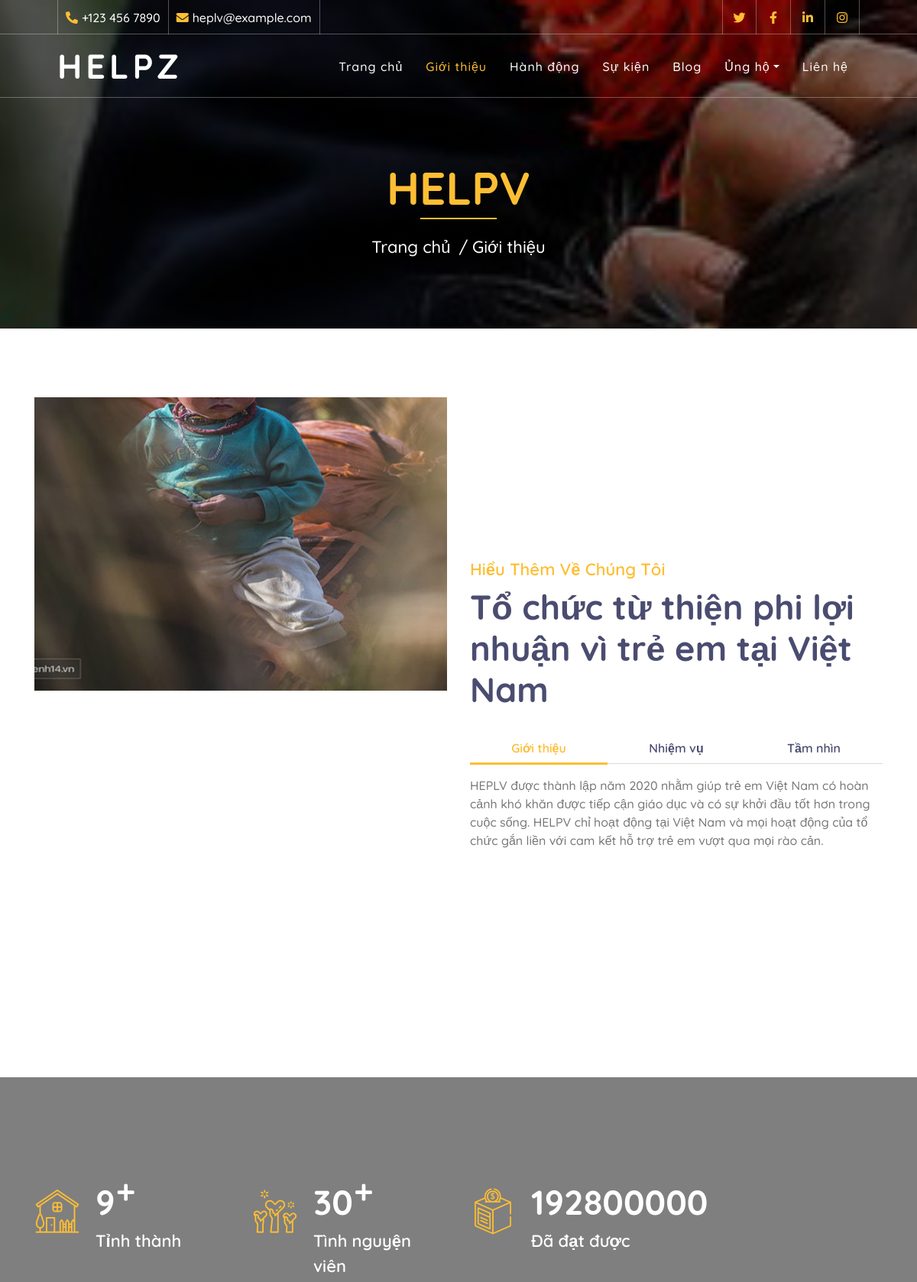
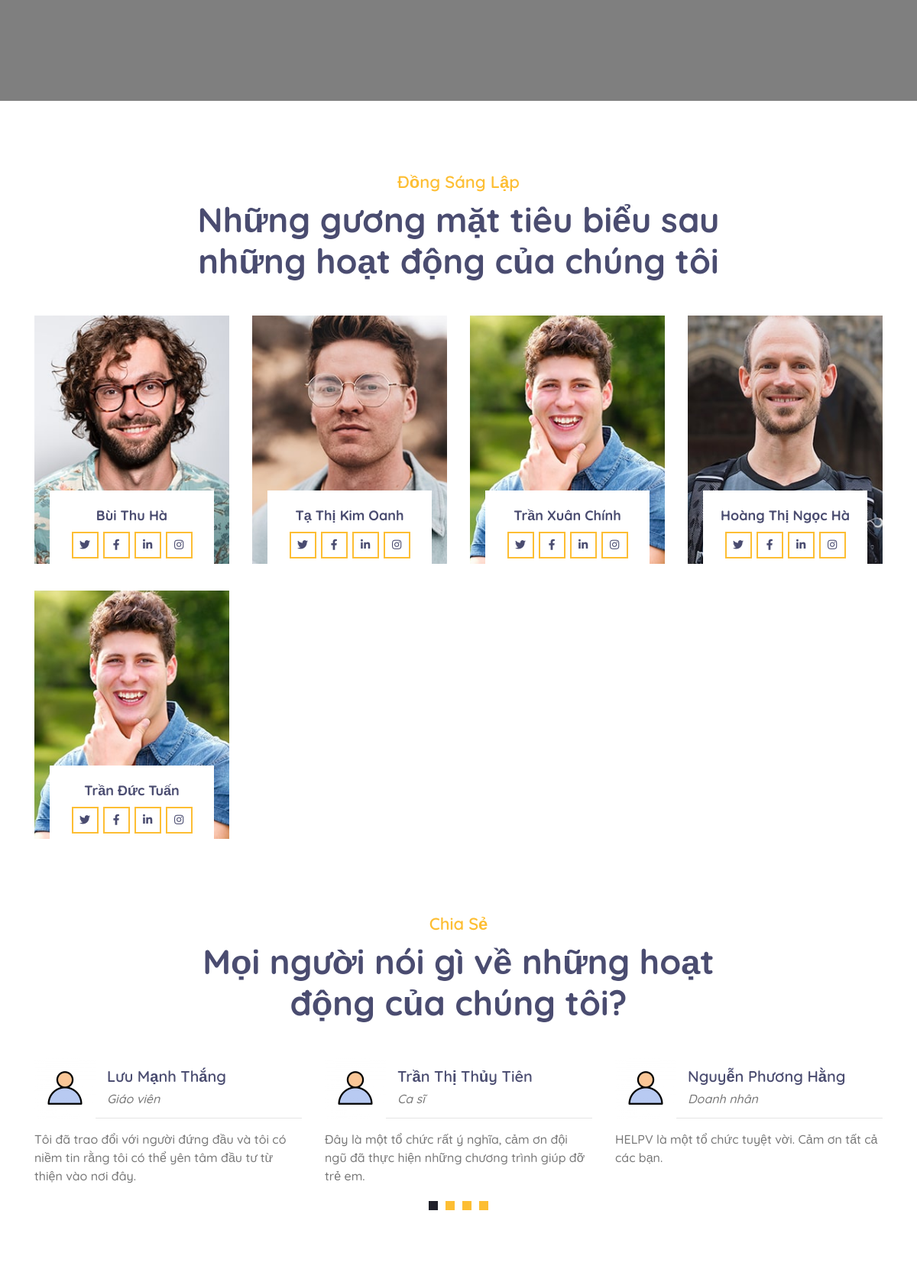
Page /about.php (upper part) on the committed database (2 pictures, top to bottom).
### tables this page shows
CREATE TABLE `tbl_chia_se_user` (
  `id_chia_se` int(11) NOT NULL,
  `ten` varchar(50) NOT NULL,
  `email` text DEFAULT NULL,
  `nghe_nghiep` varchar(50) DEFAULT NULL,
  `loi_nhan` text NOT NULL,
  `id_admin` int(11) NOT NULL DEFAULT 1
);

### about.php (the view, shortened to what this page needs)
<!DOCTYPE html>
<html lang="en">
    <head>
        <link href="https://stackpath.bootstrapcdn.com/bootstrap/4.4.1/css/bootstrap.min.css" rel="stylesheet">
        <link href="https://cdnjs.cloudflare.com/ajax/libs/font-awesome/5.10.0/css/all.min.css" rel="stylesheet">
        <link href="lib/flaticon/font/flaticon.css" rel="stylesheet">
        <link href="lib/animate/animate.min.css" rel="stylesheet">
        <link href="lib/owlcarousel/assets/owl.carousel.min.css" rel="stylesheet">
        <link href="css/style.css" rel="stylesheet">
    </head>
    <body>
        <div class="top-bar d-none d-md-block">
            <div class="container-fluid">
                <div class="row">
                    <div class="col-md-8">
                        <div class="top-bar-left">
                            <div class="text">
                                <i class="fa fa-phone-alt"></i>
                                <p>+123 456 7890</p>
                            </div>
                            <div class="text">
                                <i class="fa fa-envelope"></i>
                                <p>heplv@example.com</p>
                            </div>
                        </div>
                    </div>
                    <div class="col-md-4">
                        <div class="top-bar-right">
                            <div class="social">
                                <a href=""><i class="fab fa-twitter"></i></a>
                                <a href=""><i class="fab fa-facebook-f"></i></a>
                                <a href=""><i class="fab fa-linkedin-in"></i></a>
                                <a href=""><i class="fab fa-instagram"></i></a>
                            </div>
                        </div>
                    </div>
                </div>
            </div>
        </div>
        <div class="navbar navbar-expand-lg bg-dark navbar-dark">
            <div class="container-fluid">
                <a href="index.php" class="navbar-brand">Helpz</a>
                <div class="collapse navbar-collapse justify-content-between" id="navbarCollapse">
                    <div class="navbar-nav ml-auto">
                        <a href="index.php" class="nav-item nav-link">Trang chủ</a>
                        <a href="about.php" class="nav-item nav-link active">Giới thiệu</a>
                        <a href="causes.php" class="nav-item nav-link">Hành động</a>
                        <a href="event.php" class="nav-item nav-link">Sự kiện</a>
                        <a href="blog.php" class="nav-item nav-link">Blog</a>
                        <div class="nav-item dropdown">
                            <a href="#" class="nav-link dropdown-toggle" data-toggle="dropdown">Ủng hộ</a>
                        </div>
                        <a href="contact.php" class="nav-item nav-link">Liên hệ</a>
                    </div>
                </div>
            </div>
        </div>
        <div class="page-header">
            <div class="container">
                <div class="row">
                    <div class="col-12">
                        <h2>HELPV</h2>
                    </div>
                    <div class="col-12">
                        <a href="index.php">Trang chủ</a>
                        <a href="about.php">Giới thiệu</a>
                    </div>
                </div>
            </div>
        </div>
        <div class="about">
            <div class="container">
                <div class="row align-items-center">
                    <div class="col-lg-6">
                        <div class="about-img" data-parallax="scroll" data-image-src="img/about.jpg"></div>
                    </div>
                    <div class="col-lg-6">
                        <div class="section-header">
                            <p>Hiểu thêm về chúng tôi</p>
                            <h2>Tổ chức từ thiện phi lợi nhuận vì trẻ em tại Việt Nam</h2>
                        </div>
                        <div class="about-tab">
                            <ul class="nav nav-pills nav-justified">
                                <li class="nav-item">
                                    <a class="nav-link active" data-toggle="pill" href="#tab-content-1">Giới thiệu</a>
                                </li>
                                <li class="nav-item">
                                    <a class="nav-link" data-toggle="pill" href="#tab-content-2">Nhiệm vụ</a>
                                </li>
                                <li class="nav-item">
                                    <a class="nav-link" data-toggle="pill" href="#tab-content-3">Tầm nhìn</a>
                                </li>
                            </ul>
                            <div class="tab-content">
                                <div id="tab-content-1" class="container tab-pane active">
                                    HEPLV được thành lập năm 2020 nhằm giúp trẻ em Việt Nam có hoàn cảnh khó khăn được tiếp cận giáo dục và có sự khởi đầu tốt hơn trong cuộc sống. HELPV chỉ hoạt động tại Việt Nam và mọi hoạt động của tổ chức gắn liền với cam kết hỗ trợ trẻ em vượt qua mọi rào cản.
                                </div>
                            </div>
                        </div>
                    </div>
                </div>
            </div>
        </div>
        <?php
                 include('config.php');
          $sql1 = "SELECT DISTINCT(dia_diem) FROM `tbl_su_kien`";
          $sql2 = "SELECT DISTINCT(id_tnv) FROM `tbl_tinh_nguyen_vien`";
          $sql3 = "SELECT sum(so_tien_ung_ho) as 'Total' FROM `tbl_su_kien`";
          $noi_dung_sk = mysqli_query($ket_noi,$sql1);
          $noi_dung_tnv = mysqli_query($ket_noi,$sql2);
           $noi_dung_total = mysqli_query($ket_noi,$sql3);
          $so_luong_dd = mysqli_num_rows($noi_dung_sk);
          $so_luong_tnv = mysqli_num_rows($noi_dung_tnv);
          $row = mysqli_fetch_array($noi_dung_total);
            ;?>
        <div class="facts" data-parallax="scroll" data-image-src="img/facts.jpg">
            <div class="container">
                <div class="row">
                    <div class="col-lg-3 col-md-6">
                        <div class="facts-item">
                            <i class="flaticon-home"></i>
                            <div class="facts-text">
                                <h3 class="facts-plus" data-toggle="counter-up"><?php echo $so_luong_dd;?></h3>
                                <p>Tỉnh thành</p>
                            </div>
                        </div>
                    </div>
                    <div class="col-lg-3 col-md-6">
                        <div class="facts-item">
                            <i class="flaticon-charity"></i>
                            <div class="facts-text">
                                <h3 class="facts-plus" data-toggle="counter-up"><?php echo $so_luong_tnv;?></h3>
                                <p>Tình nguyện viên</p>
                            </div>
                        </div>
                    </div>
                    <div class="col-lg-3 col-md-6">
                        <div class="facts-item">
                            <i class="flaticon-donation"></i>
                            <div class="facts-text">
                                <h3 data-toggle="counter-up"><?php echo $row['Total'];?></h3>
                                <p>Đã đạt được</p>
                            </div>
                        </div>
                    </div>
                </div>
            </div>
        </div>
        <div class="team">
            <div class="container">
                <div class="section-header text-center">
                    <p>Đồng sáng lập</p>
                    <h2>Những gương mặt tiêu biểu sau những hoạt động của chúng tôi</h2>
                </div>
                <div class="row">
                <?php
                include('config.php');
                $sql="SELECT * FROM tbl_admin";
                $noi_dung=mysqli_query($ket_noi,$sql);
                while($row=mysqli_fetch_array($noi_dung))
                {
                    ;?>
                    <div class="col-lg-3 col-md-6">
                        <div class="team-item">
                            <div class="team-img">
                                <img src="<?php echo $row["image"];?>" alt="Team Image">
                            </div>
                            <div class="team-text">
                                <h2><?php echo $row["ten"];?></h2>
                                <div class="team-social">
                                    <a href=""><i class="fab fa-twitter"></i></a>
                                    <a href=""><i class="fab fa-facebook-f"></i></a>
                                    <a href=""><i class="fab fa-linkedin-in"></i></a>
                                    <a href=""><i class="fab fa-instagram"></i></a>
                                </div>
                            </div>
                        </div>
                    </div>
                    <?php
                    }
                    ;?>
                </div>
            </div>
        </div>
       <div class="testimonial">
            <div class="container">
                <div class="section-header text-center">
                    <p>Chia sẻ</p>
                    <h2>Mọi người nói gì về những hoạt động của chúng tôi?</h2>
                </div>
                <div class="owl-carousel testimonials-carousel">
                <?php
                include('config.php');
                $sql="SELECT * FROM tbl_chia_se_user limit 4";
                $noi_dung=mysqli_query($ket_noi,$sql);
                while($row=mysqli_fetch_array($noi_dung))
                {
                    ;?>
                    <div class="testimonial-item">
                        <div class="testimonial-profile">
                            <img src="img/testimo.jpg" alt="Image">
                            <div class="testimonial-name">
                                <h3><?php echo $row["ten"];?></h3>
                                <p><?php echo $row["nghe_nghiep"];?></p>
                            </div>
                        </div>
                        <div class="testimonial-text">
                            <p>
                                <?php echo $row["loi_nhan"];?>
                            </p>
                        </div>
                    </div>
                    <?php
                    }
                    ;?>
                </div>
            </div>
        </div>
    </body>
</html>

### rows in the picture
tbl_chia_se_user: ten "Trần Thị Thủy Tiên", nghe_nghiep "Ca sĩ", loi_nhan "Đây là một tổ chức rất ý nghĩa, cảm ơn đội ngũ đã thực hiện những chương trình giúp đỡ trẻ em."
tbl_chia_se_user: ten "Nguyễn Phương Hằng", nghe_nghiep "Doanh nhân", loi_nhan "HELPV là một tổ chức tuyệt vời. Cảm ơn tất cả các bạn."
tbl_chia_se_user: ten "Lưu Mạnh Thắng", nghe_nghiep "Giáo viên", loi_nhan "Tôi đã trao đổi với người đứng đầu và tôi có niềm tin rằng tôi có thể yên tâm đầu tư từ thiện vào nơi đây."

### other values in the picture
$so_luong_dd "9"
$so_luong_tnv "30"
$row['Total'] "192800000"
$row["ten"] "Bùi Thu Hà"
$row["ten"] "Tạ Thị Kim Oanh"
$row["ten"] "Trần Xuân Chính"
$row["ten"] "Hoàng Thị Ngọc Hà"
$row["ten"] "Trần Đức Tuấn"
